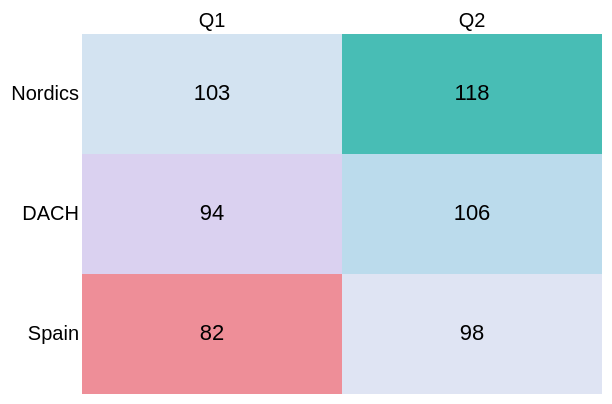

Specify this chart in Vega-Lite:
### Vega specification from a JSON file in a GitHub repository (floating-point values rounded to 4 significant figures)
{"$schema": "https://vega.github.io/schema/vega/v6.json", "background": "white", "padding": 5, "width": 260, "height": 180, "style": "cell", "data": [{"name": "source_0", "values": [{"region": "Nordics", "quarter": "Q1", "attainment": 103}, {"region": "Nordics", "quarter": "Q2", "attainment": 118}, {"region": "DACH", "quarter": "Q1", "attainment": 94}, {"region": "DACH", "quarter": "Q2", "attainment": 106}, {"region": "Spain", "quarter": "Q1", "attainment": 82}, {"region": "Spain", "quarter": "Q2", "attainment": 98}]}, {"name": "data_0", "source": "source_0", "transform": [{"type": "formula", "expr": "indexof([\"Nordics\",\"DACH\",\"Spain\"], datum[\"region\"])", "as": "y_region_sort_index"}, {"type": "filter", "expr": "isValid(datum[\"attainment\"]) && isFinite(+datum[\"attainment\"])"}]}, {"name": "data_1", "source": "source_0", "transform": [{"type": "formula", "expr": "indexof([\"Nordics\",\"DACH\",\"Spain\"], datum[\"region\"])", "as": "y_region_sort_index"}]}], "marks": [{"name": "layer_0_marks", "type": "rect", "style": ["rect"], "from": {"data": "data_0"}, "encode": {"update": {"fill": {"scale": "color", "field": "attainment"}, "ariaRoleDescription": {"value": "rect"}, "description": {"signal": "\"quarter: \" + (isValid(datum[\"quarter\"]) ? isArray(datum[\"quarter\"]) ? join(datum[\"quarter\"], ' ') : datum[\"quarter\"] : \"\"+datum[\"quarter\"]) + \"; region: \" + (isValid(datum[\"region\"]) ? isArray(datum[\"region\"]) ? join(datum[\"region\"], ' ') : datum[\"region\"] : \"\"+datum[\"region\"]) + \"; attainment: \" + (format(datum[\"attainment\"], \"\"))"}, "x": {"scale": "x", "field": "quarter"}, "width": {"signal": "max(0.25, bandwidth('x'))"}, "y": {"scale": "y", "field": "region"}, "height": {"signal": "max(0.25, bandwidth('y'))"}}}}, {"name": "layer_1_marks", "type": "text", "style": ["text"], "from": {"data": "data_1"}, "encode": {"update": {"align": {"value": "center"}, "baseline": {"value": "middle"}, "fill": {"value": "black"}, "fontSize": {"value": 11}, "ariaRoleDescription": {"value": "text"}, "description": {"signal": "\"quarter: \" + (isValid(datum[\"quarter\"]) ? isArray(datum[\"quarter\"]) ? join(datum[\"quarter\"], ' ') : datum[\"quarter\"] : \"\"+datum[\"quarter\"]) + \"; region: \" + (isValid(datum[\"region\"]) ? isArray(datum[\"region\"]) ? join(datum[\"region\"], ' ') : datum[\"region\"] : \"\"+datum[\"region\"]) + \"; attainment: \" + (isValid(datum[\"attainment\"]) ? isArray(datum[\"attainment\"]) ? join(datum[\"attainment\"], ' ') : datum[\"attainment\"] : \"\"+datum[\"attainment\"])"}, "x": {"scale": "x", "field": "quarter", "band": 0.5}, "y": {"scale": "y", "field": "region", "band": 0.5}, "text": {"signal": "(isValid(datum[\"attainment\"]) ? isArray(datum[\"attainment\"]) ? join(datum[\"attainment\"], ' ') : datum[\"attainment\"] : \"\"+datum[\"attainment\"])"}}}}], "scales": [{"name": "x", "type": "band", "domain": {"fields": [{"data": "data_0", "field": "quarter"}, {"data": "data_1", "field": "quarter"}], "sort": true}, "range": [0, {"signal": "width"}], "paddingInner": 0, "paddingOuter": 0}, {"name": "y", "type": "band", "domain": {"fields": [{"data": "data_0", "field": "region"}, {"data": "data_1", "field": "region"}], "sort": {"op": "min", "field": "y_region_sort_index"}}, "range": [0, {"signal": "height"}], "paddingInner": 0, "paddingOuter": 0}, {"name": "color", "type": "linear", "domain": [80, 100, 120], "range": ["#E9877F", "#E7ECF3", "#35B7A5"], "interpolate": "hcl", "zero": false}], "axes": [{"scale": "x", "orient": "top", "grid": false, "labelAngle": 0, "domain": false, "ticks": false, "labelBaseline": "bottom", "zindex": 0}, {"scale": "y", "orient": "left", "grid": false, "domain": false, "ticks": false, "zindex": 0}], "config": {"style": {"cell": {"stroke": null}}}}
